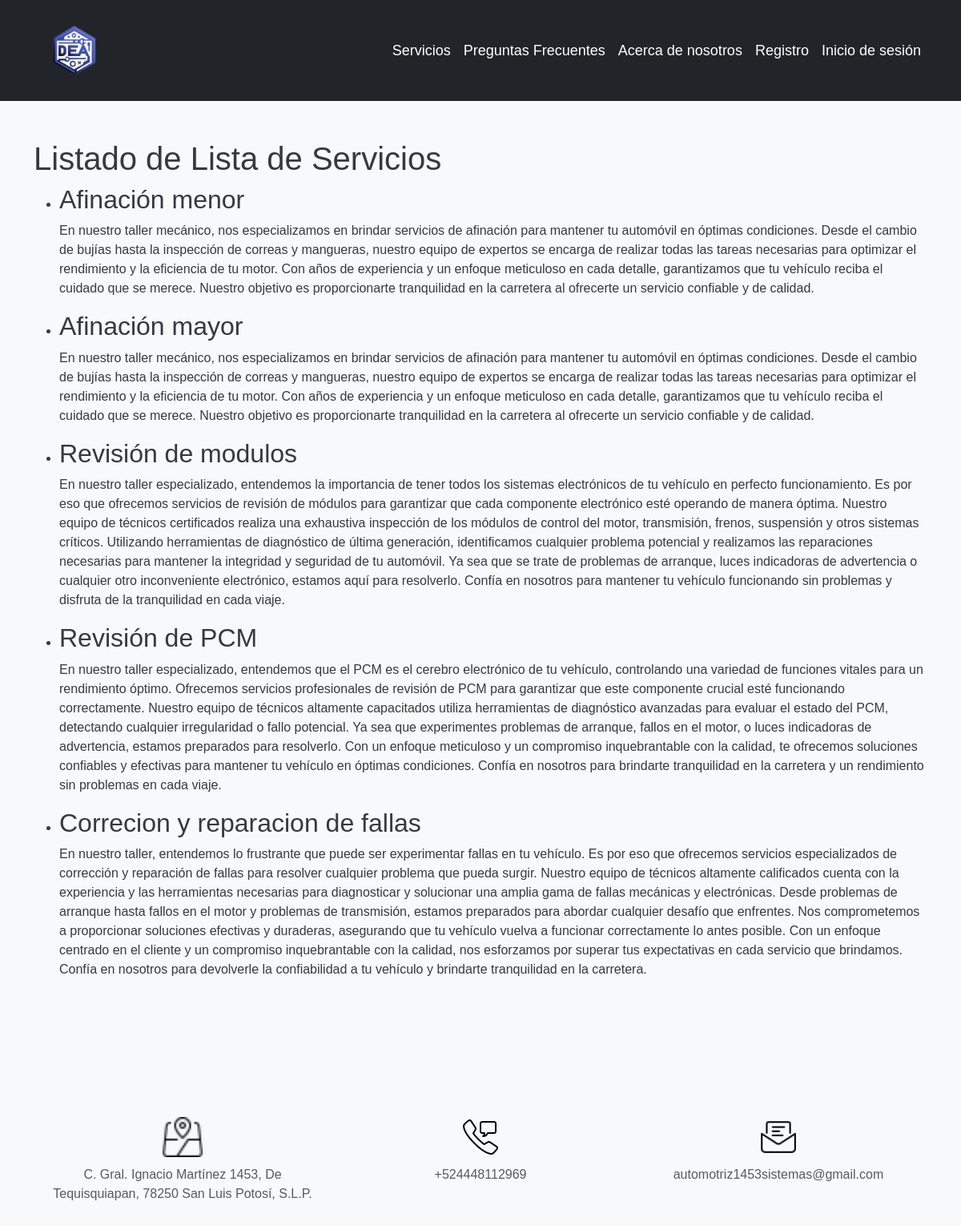
The app's page /servicios/ with its own data.
### autenticacion/models.py (models this page shows)
class Servicio(models.Model):
    nombre = models.CharField(max_length=100)
    descripcion = models.TextField()
    precio = models.DecimalField(max_digits=8, decimal_places=2)
    def __str__(self):
        return self.nombre

### autenticacion/views.py (the view)
# urls.py: path('servicios/', v_auth.lista_de_servicios, name='lista_de_servicios'),
def lista_de_servicios(request):
    print("Servicios")
    print("La vista lista_de_servicios se está ejecutando.")  # Agregar este mensaje de prueba
    servicios = Servicio.objects.all()
    print(servicios)  # Agregar esta línea para verificar si se están recuperando los servicios correctamente
    return render(request, 'servicios.html', {'servicios': servicios})

### main/templates/servicios.html (shortened to what this page needs)
<!DOCTYPE html>
<html lang="en">
<head>
    {% extends 'layouts/base.html' %}
    {% block content %}
    <main class="container py-5">
        <h1>Listado de Lista de Servicios</h1>
        <ul>
            {% for servicio in servicios %}
                <li>
                    <h2>{{ servicio.nombre }}</h2>
                    <p>{{ servicio.descripcion }}</p>
                </li>
            {% endfor %}
        </ul>
    </main>
    {% endblock %}

### main/templates/layouts/base.html (style rules this page uses)
body { font-family: Arial, sans-serif; background-color: #f8f9fa; color: #343a40; }

### records on screen
Servicio: nombre "Afinación menor", descripcion "En nuestro taller mecánico, nos especializamos en brindar servicios de afinación para mantener tu automóvil en óptimas condiciones. Desde el cambio de bujías hasta la inspección de correas y mangueras, nuestro equipo de expertos se encarga de realizar todas las tareas necesarias para optimizar el rendimiento y la eficiencia de tu motor. Con años de experiencia y un enfoque meticuloso en cada detalle, garantizamos que tu vehículo reciba el cuidado que se merece. Nuestro objetivo es proporcionarte tranquilidad en la carretera al ofrecerte un servicio confiable y de calidad."
Servicio: nombre "Afinación mayor", descripcion "En nuestro taller mecánico, nos especializamos en brindar servicios de afinación para mantener tu automóvil en óptimas condiciones. Desde el cambio de bujías hasta la inspección de correas y mangueras, nuestro equipo de expertos se encarga de realizar todas las tareas necesarias para optimizar el rendimiento y la eficiencia de tu motor. Con años de experiencia y un enfoque meticuloso en cada detalle, garantizamos que tu vehículo reciba el cuidado que se merece. Nuestro objetivo es proporcionarte tranquilidad en la carretera al ofrecerte un servicio confiable y de calidad."
Servicio: nombre "Revisión de modulos", descripcion "En nuestro taller especializado, entendemos la importancia de tener todos los sistemas electrónicos de tu vehículo en perfecto funcionamiento. Es por eso que ofrecemos servicios de revisión de módulos para garantizar que cada componente electrónico esté operando de manera óptima. Nuestro equipo de técnicos certificados realiza una exhaustiva inspección de los módulos de control del motor, transmisión, frenos, suspensión y otros sistemas críticos. Utilizando herramientas de diagnóstico de última generación, identificamos cualquier problema potencial y realizamos las reparaciones necesarias para mantener la integridad y seguridad de tu automóvil. Ya sea que se trate de problemas de arranque,…"
Servicio: nombre "Revisión de PCM", descripcion "En nuestro taller especializado, entendemos que el PCM es el cerebro electrónico de tu vehículo, controlando una variedad de funciones vitales para un rendimiento óptimo. Ofrecemos servicios profesionales de revisión de PCM para garantizar que este componente crucial esté funcionando correctamente. Nuestro equipo de técnicos altamente capacitados utiliza herramientas de diagnóstico avanzadas para evaluar el estado del PCM, detectando cualquier irregularidad o fallo potencial. Ya sea que experimentes problemas de arranque, fallos en el motor, o luces indicadoras de advertencia, estamos preparados para resolverlo. Con un enfoque meticuloso y un compromiso inquebrantable con la calidad, te…"
Servicio: nombre "Correcion y reparacion de fallas", descripcion "En nuestro taller, entendemos lo frustrante que puede ser experimentar fallas en tu vehículo. Es por eso que ofrecemos servicios especializados de corrección y reparación de fallas para resolver cualquier problema que pueda surgir. Nuestro equipo de técnicos altamente calificados cuenta con la experiencia y las herramientas necesarias para diagnosticar y solucionar una amplia gama de fallas mecánicas y electrónicas. Desde problemas de arranque hasta fallos en el motor y problemas de transmisión, estamos preparados para abordar cualquier desafío que enfrentes. Nos comprometemos a proporcionar soluciones efectivas y duraderas, asegurando que tu vehículo vuelva a funcionar correctamente lo…"
